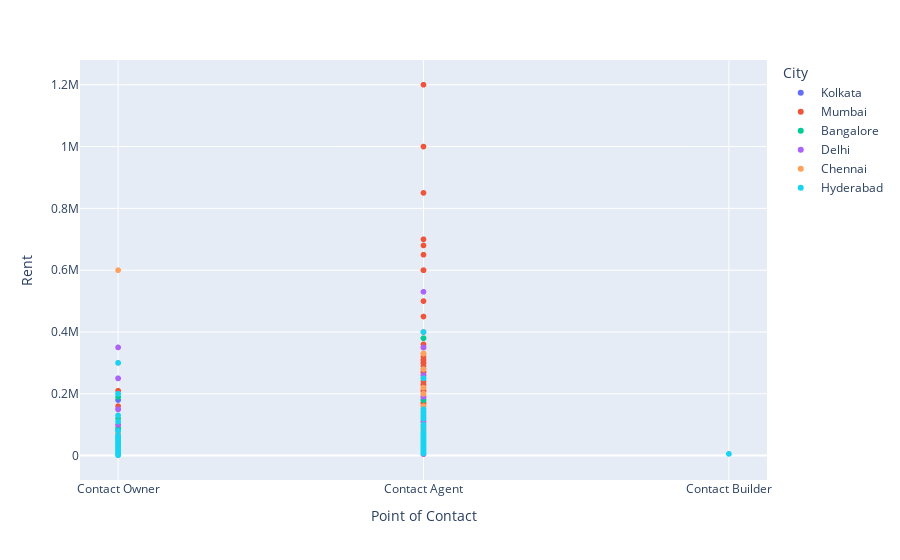

The notebook cell saved with this chart:
### Code cell
fig = px.scatter(df,
                 x='Point of Contact',
                 y='Rent',
                 color='City')
fig.show()

### Figure 1 — Plotly figure (JSON) as saved in the notebook; plotly's stock layout.template omitted (floating-point values rounded to 4 significant figures; data arrays with more than 128 entries replaced by an {"elided": "..."} marker saying what was removed)
{"data": [{"hovertemplate": "City=Kolkata<br>Point of Contact=%{x}<br>Rent=%{y}<extra></extra>", "legendgroup": "Kolkata", "marker": {"color": "#636efa", "symbol": "circle"}, "mode": "markers", "name": "Kolkata", "showlegend": true, "type": "scattergl", "x": {"elided": "524 str values"}, "xaxis": "x", "y": {"elided": "524 int values"}, "yaxis": "y"}, {"hovertemplate": "City=Mumbai<br>Point of Contact=%{x}<br>Rent=%{y}<extra></extra>", "legendgroup": "Mumbai", "marker": {"color": "#EF553B", "symbol": "circle"}, "mode": "markers", "name": "Mumbai", "showlegend": true, "type": "scattergl", "x": {"elided": "972 str values"}, "xaxis": "x", "y": {"elided": "972 int values"}, "yaxis": "y"}, {"hovertemplate": "City=Bangalore<br>Point of Contact=%{x}<br>Rent=%{y}<extra></extra>", "legendgroup": "Bangalore", "marker": {"color": "#00cc96", "symbol": "circle"}, "mode": "markers", "name": "Bangalore", "showlegend": true, "type": "scattergl", "x": {"elided": "885 str values"}, "xaxis": "x", "y": {"elided": "885 int values"}, "yaxis": "y"}, {"hovertemplate": "City=Delhi<br>Point of Contact=%{x}<br>Rent=%{y}<extra></extra>", "legendgroup": "Delhi", "marker": {"color": "#ab63fa", "symbol": "circle"}, "mode": "markers", "name": "Delhi", "showlegend": true, "type": "scattergl", "x": {"elided": "603 str values"}, "xaxis": "x", "y": {"elided": "603 int values"}, "yaxis": "y"}, {"hovertemplate": "City=Chennai<br>Point of Contact=%{x}<br>Rent=%{y}<extra></extra>", "legendgroup": "Chennai", "marker": {"color": "#FFA15A", "symbol": "circle"}, "mode": "markers", "name": "Chennai", "showlegend": true, "type": "scattergl", "x": {"elided": "891 str values"}, "xaxis": "x", "y": {"elided": "891 int values"}, "yaxis": "y"}, {"hovertemplate": "City=Hyderabad<br>Point of Contact=%{x}<br>Rent=%{y}<extra></extra>", "legendgroup": "Hyderabad", "marker": {"color": "#19d3f3", "symbol": "circle"}, "mode": "markers", "name": "Hyderabad", "showlegend": true, "type": "scattergl", "x": {"elided": "866 str values"}, "xaxis": "x", "y": {"elided": "866 int values"}, "yaxis": "y"}], "layout": {"legend": {"title": {"text": "City"}, "tracegroupgap": 0}, "margin": {"t": 60}, "xaxis": {"anchor": "y", "domain": [0, 1], "title": {"text": "Point of Contact"}}, "yaxis": {"anchor": "x", "domain": [0, 1], "title": {"text": "Rent"}}}}
